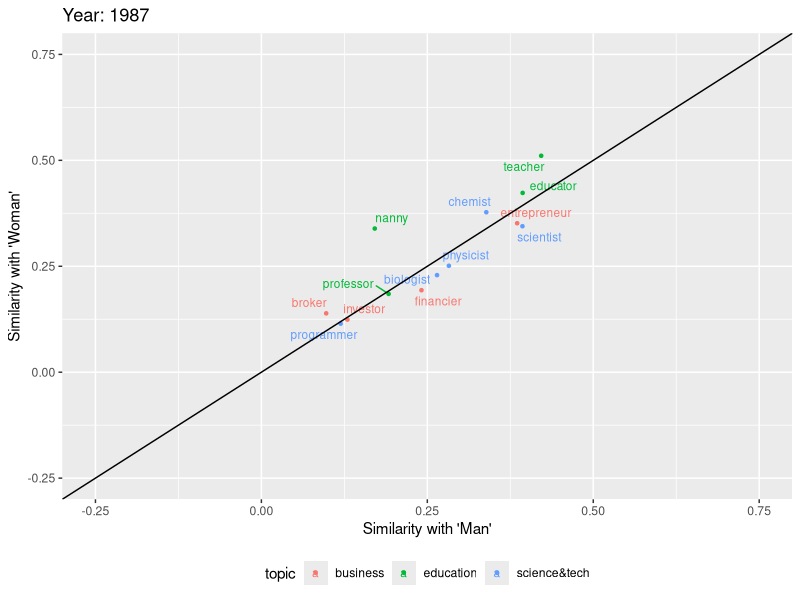
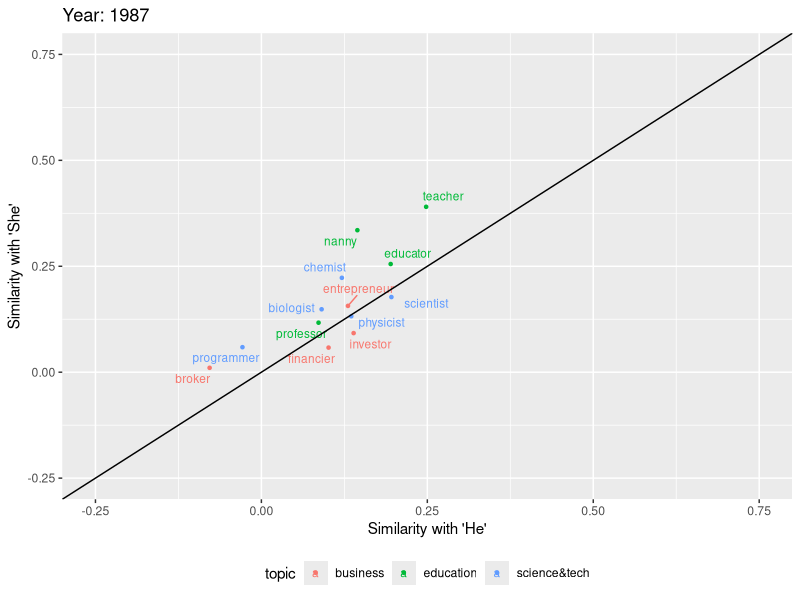
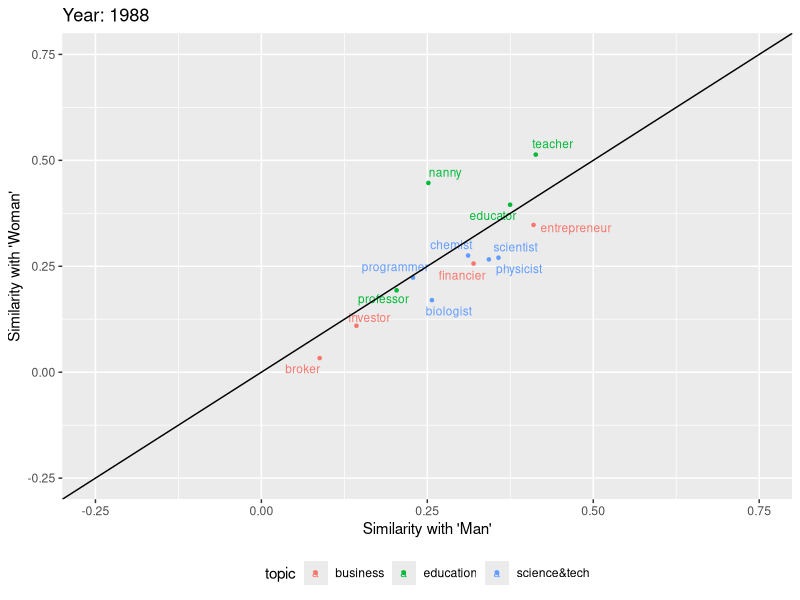
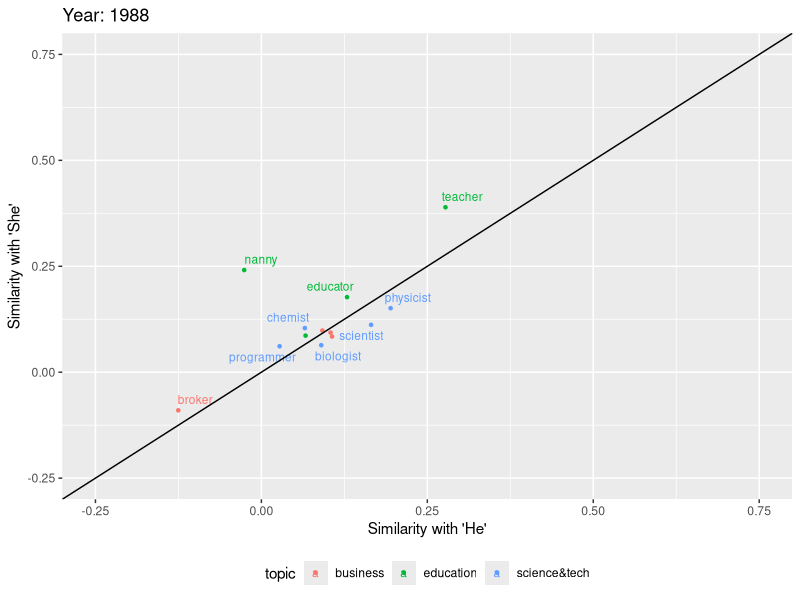
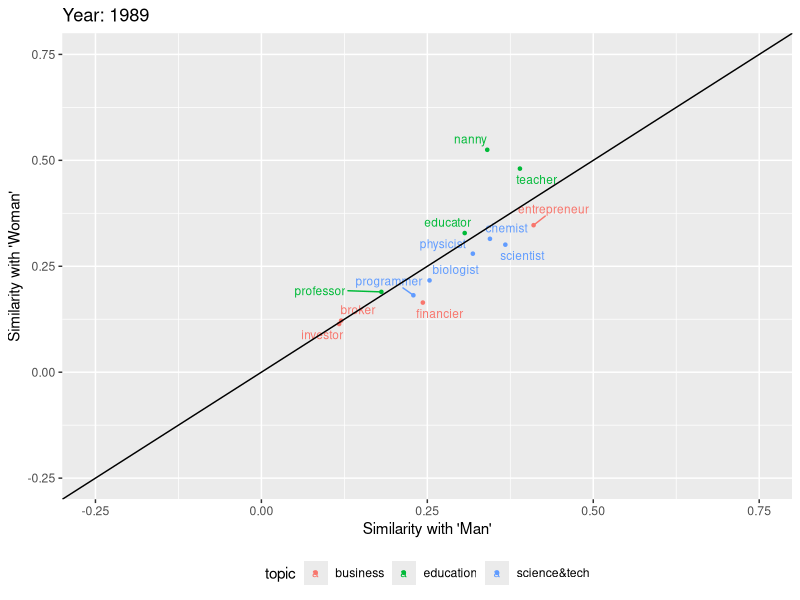
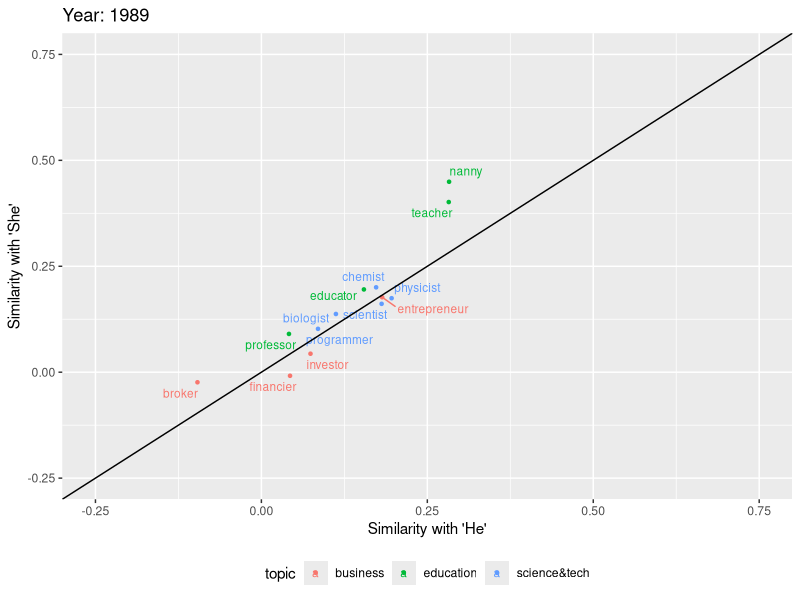
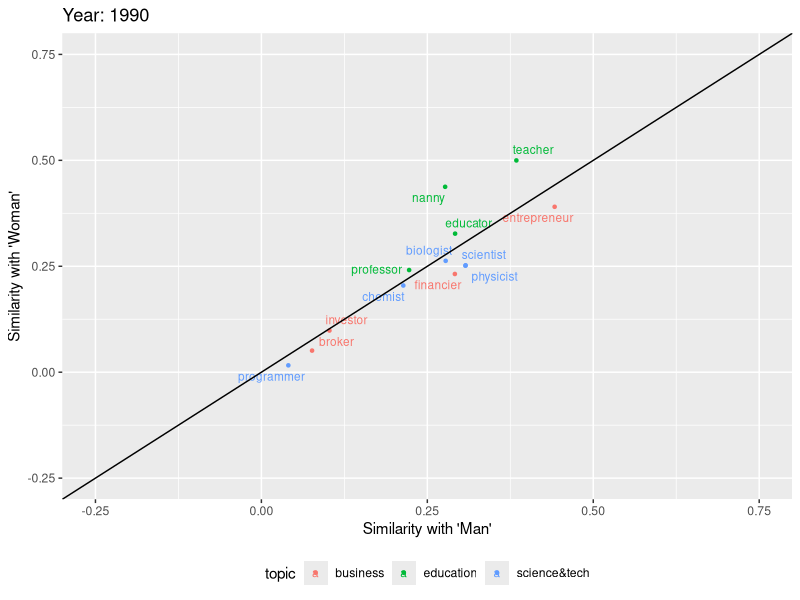
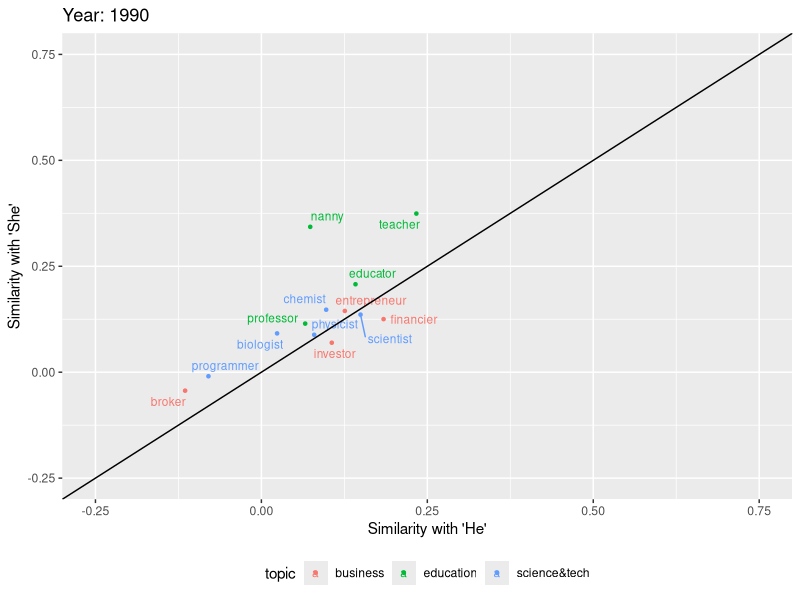

Write R code to recreate these figures, in order.
library(tidyr)
library(dplyr)
library(ggplot2)
library(ggrepel)

w2v_sim_df <- read.csv("all_similarities.tsv", sep="\t")

########################
# Pure Word Similarity #
########################
for (curr_year in 1987:1994) {
  #
  # Man/Woman
  #
  w2v_sim_mw_df <- filter(w2v_sim_df, year == curr_year & (gender_word == 'man' | gender_word == 'woman')) %>%
                        spread(key = gender_word, value = similarity)
  print(ggplot(w2v_sim_mw_df, aes(x = man, y = woman, colour = topic)) +
    geom_point(size = .9) +
    geom_text_repel(aes(label = word), size = 3) +
    labs(x = "Similarity with 'Man'", y = "Similarity with 'Woman'", title = paste0("Year: ",curr_year)) +
    theme(legend.position = 'bottom') +
    xlim(-0.25,.75) + 
    ylim(-0.25,.75) +
    geom_abline(intercept = 0, slope = 1))

  #
  # He/She
  #    
  w2v_sim_hs_df <- filter(w2v_sim_df, year == curr_year & (gender_word == 'he' | gender_word == 'she')) %>%
                        spread(key = gender_word, value = similarity)
  print(ggplot(w2v_sim_hs_df, aes(x = he, y = she, colour = topic)) +
    geom_point(size = .9) +
    geom_text_repel(aes(label = word), size = 3) +
    labs(x = "Similarity with 'He'", y = "Similarity with 'She'", title = paste0("Year: ",curr_year)) +
    theme(legend.position = 'bottom') +
    xlim(-0.25,.75) + 
    ylim(-0.25,.75) +
    geom_abline(intercept = 0, slope = 1))
}